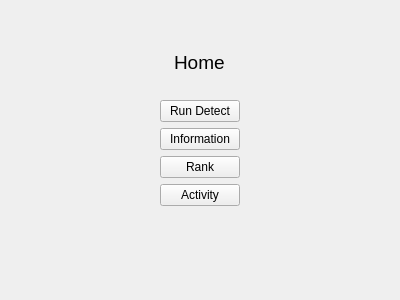
<?xml version="1.0" encoding="UTF-8"?>
<ui version="4.0">
 <class>Form</class>
 <widget class="QWidget" name="Form">
  <property name="geometry">
   <rect>
    <x>0</x>
    <y>0</y>
    <width>400</width>
    <height>300</height>
   </rect>
  </property>
  <property name="windowTitle">
   <string>Form</string>
  </property>
  <layout class="QHBoxLayout" name="horizontalLayout_2">
   <item>
    <spacer name="horizontalSpacer">
     <property name="orientation">
      <enum>Qt::Horizontal</enum>
     </property>
     <property name="sizeHint" stdset="0">
      <size>
       <width>142</width>
       <height>20</height>
      </size>
     </property>
    </spacer>
   </item>
   <item>
    <layout class="QVBoxLayout" name="verticalLayout_3">
     <item>
      <spacer name="verticalSpacer">
       <property name="orientation">
        <enum>Qt::Vertical</enum>
       </property>
       <property name="sizeType">
        <enum>QSizePolicy::Fixed</enum>
       </property>
       <property name="sizeHint" stdset="0">
        <size>
         <width>20</width>
         <height>40</height>
        </size>
       </property>
      </spacer>
     </item>
     <item>
      <layout class="QVBoxLayout" name="verticalLayout_2">
       <item>
        <layout class="QHBoxLayout" name="horizontalLayout">
         <item>
          <widget class="QLabel" name="label">
           <property name="sizePolicy">
            <sizepolicy hsizetype="Fixed" vsizetype="Fixed">
             <horstretch>0</horstretch>
             <verstretch>0</verstretch>
            </sizepolicy>
           </property>
           <property name="font">
            <font>
             <pointsize>14</pointsize>
            </font>
           </property>
           <property name="text">
            <string>Home</string>
           </property>
          </widget>
         </item>
        </layout>
       </item>
       <item>
        <spacer name="verticalSpacer_3">
         <property name="orientation">
          <enum>Qt::Vertical</enum>
         </property>
         <property name="sizeType">
          <enum>QSizePolicy::Fixed</enum>
         </property>
         <property name="sizeHint" stdset="0">
          <size>
           <width>20</width>
           <height>20</height>
          </size>
         </property>
        </spacer>
       </item>
       <item>
        <layout class="QVBoxLayout" name="verticalLayout">
         <item>
          <widget class="QPushButton" name="pushButton">
           <property name="sizePolicy">
            <sizepolicy hsizetype="Minimum" vsizetype="Fixed">
             <horstretch>0</horstretch>
             <verstretch>0</verstretch>
            </sizepolicy>
           </property>
           <property name="text">
            <string>Run Detect</string>
           </property>
          </widget>
         </item>
         <item>
          <widget class="QPushButton" name="pushButton_2">
           <property name="text">
            <string>Information</string>
           </property>
          </widget>
         </item>
         <item>
          <widget class="QPushButton" name="pushButton_4">
           <property name="text">
            <string>Rank</string>
           </property>
          </widget>
         </item>
         <item>
          <widget class="QPushButton" name="pushButton_3">
           <property name="text">
            <string>Activity</string>
           </property>
          </widget>
         </item>
        </layout>
       </item>
      </layout>
     </item>
     <item>
      <spacer name="verticalSpacer_2">
       <property name="orientation">
        <enum>Qt::Vertical</enum>
       </property>
       <property name="sizeHint" stdset="0">
        <size>
         <width>20</width>
         <height>40</height>
        </size>
       </property>
      </spacer>
     </item>
    </layout>
   </item>
   <item>
    <spacer name="horizontalSpacer_2">
     <property name="orientation">
      <enum>Qt::Horizontal</enum>
     </property>
     <property name="sizeHint" stdset="0">
      <size>
       <width>141</width>
       <height>20</height>
      </size>
     </property>
    </spacer>
   </item>
  </layout>
 </widget>
 <resources/>
 <connections/>
</ui>
